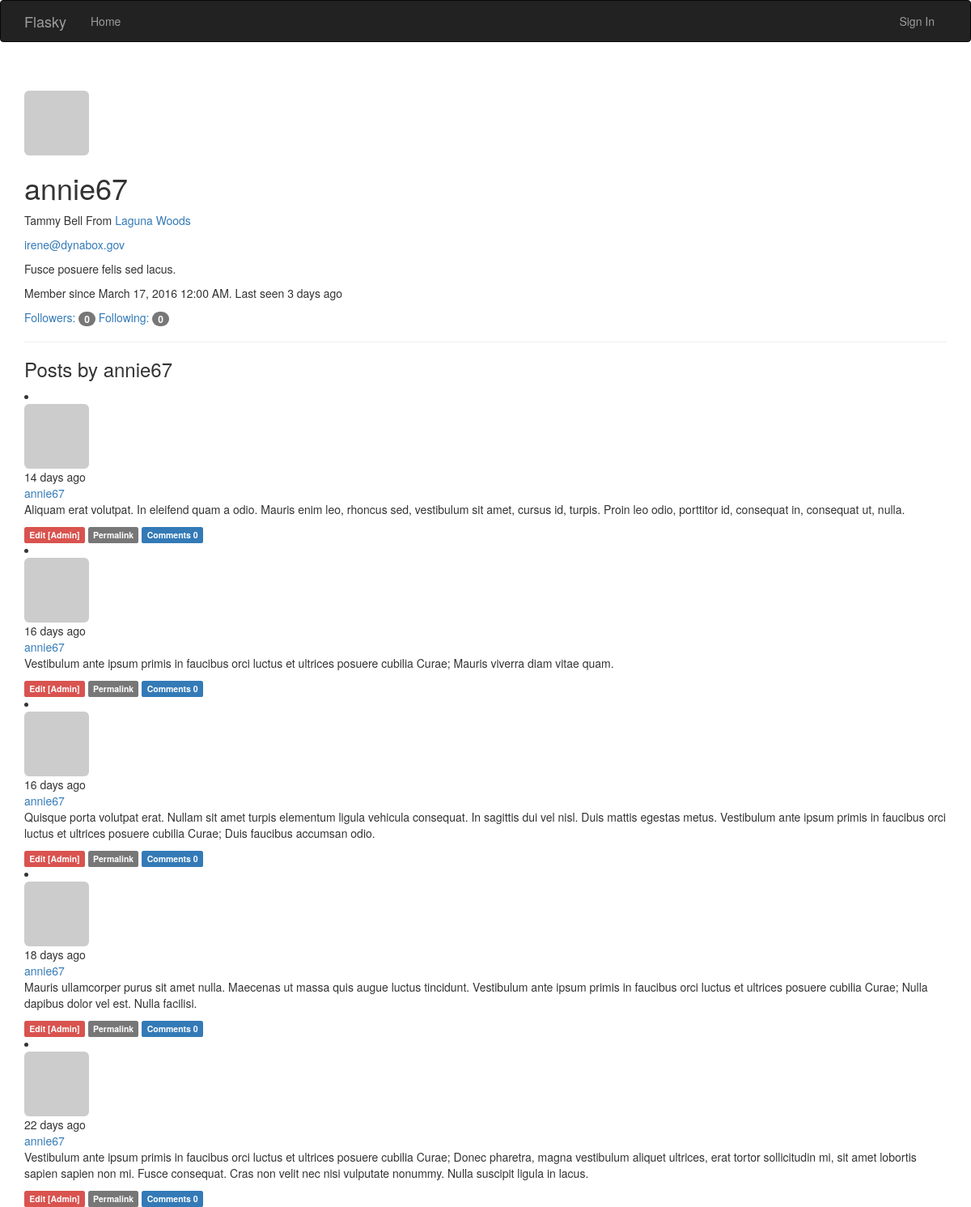
The page /user/annie67 on the database its author committed.
### app/models.py (models this page shows, shortened)
class User(UserMixin, db.Model):
    __tablename__ = 'users'
    id = db.Column(db.Integer, primary_key=True)
    username = db.Column(db.String(64), unique=True, index=True)
    role_id = db.Column(db.Integer, db.ForeignKey('roles.id'))
    password_hash = db.Column(db.String(128))
    email = db.Column(db.String(64), unique=True, index=True)
    confirmed = db.Column(db.Boolean, default=False)
    name = db.Column(db.String(64))
    location = db.Column(db.String(64))
    about_me = db.Column(db.Text())
    member_since = db.Column(db.DateTime(), default=datetime.utcnow)
    last_seen = db.Column(db.DateTime(), default=datetime.utcnow)
    avatar_hash = db.Column(db.String(32))
    posts = db.relationship('Post', backref='author', lazy='dynamic')
    followed = db.relationship('Follow', foreign_keys=[Follow.follower_id],
                               backref=db.backref('follower', lazy='joined'),
                               lazy='dynamic', cascade='all, delete-orphan')
    followers = db.relationship('Follow', foreign_keys=[Follow.followed_id],
                               backref=db.backref('followed', lazy='joined'),
                               lazy='dynamic', cascade='all, delete-orphan')
    comments = db.relationship('Comment', backref='author', lazy='dynamic')
    def gravatar(self, size=100, default='identicon', rating='g'):
        if request.is_secure:
            url = 'https://securer.gravatar.com/avatar'
        else:
            url = 'http://www.gravatar.com/avatar'
        hash = self.avatar_hash or hashlib.md5(
           self.email.encode('utf-8')).hexdigest()
        return '{url}/{hash}?s={size}&d={default}&r={rating}'.format(
            url=url, hash=hash, size=size, default=default, rating=rating
        )
    @property
    def password(self):
        raise AttributeError('password is not a readable attribute')

class Post(db.Model):
    __tablename__ = 'posts'
    id = db.Column(db.Integer, primary_key=True)
    body = db.Column(db.Text)
    timestamp = db.Column(db.DateTime, index=True, default=datetime.utcnow)
    author_id = db.Column(db.Integer, db.ForeignKey('users.id'))
    comments = db.relationship('Comment', backref='post', lazy='dynamic')
    body_html = db.Column(db.Text)

### app/main/views.py (the view)
@main.route('/user/<username>')
def user(username):
    user = User.query.filter_by(username=username).first()
    if user is None:
        abort(404)
    posts = user.posts.order_by(Post.timestamp.desc()).all()
    return render_template('user.html', user=user, posts=posts)

### app/auth/views.py (called while the page is built)
@auth.before_app_request
def before_request():
    if current_user.is_authenticated:
        current_user.ping()
    if current_user.is_authenticated\
            and not current_user.confirmed\
            and request.endpoint[:5] != 'auth.'\
            and request.endpoint != 'static':
        return redirect(url_for('auth.unconfirmed'))

### app/main/__init__.py (called while the page is built)
@main.app_context_processor
def inject_permissions():
    return dict(Permission=Permission)

### app/main/views.py (called while the page is built)
@main.after_app_request
def after_request(response):
    for query in get_debug_queries():
        if query.duration >= current_app.config['FLASKY_SLOW_DB_QUERY_TIME']:
            current_app.logger.warning(
                'Slow query: %s\nParameters:%s\nDuration: %f\nContext: %s\n' %
                (query.statement, query.parameters, query.duration, query.context))
    return response

### app/models.py (called while the page is built)
    def can(self, permissions):
        return False

### app/templates/user.html (shortened to what this page needs)
{% extends "base.html" %}
{% import "bootstrap/wtf.html" as wtf %}
{% import "_macros.html" as macros %}
{% block page_content %}
<div class="page-header">
	<img class="img-rounded profile-thumbnail" src="{{ user.gravatar(size=256) }}">
	<h1>{{ user.username }}</h1>
	{% if user.name or user.location %}
	<p>
		{% if user.name %}{{ user.name }}{% endif %}
		{% if user.location %}
			From<a href="http://maps.google.com/?q={{ user.location }}">
				{{ user.location }}
				</a>
		{% endif %}
	</p>
	{% endif %}
	{% if current_user.is_administrator %}
	<p><a href="mailto:{{ user.email }}">{{ user.email }}</a></p>
	{% endif %}
	{% if user.about_me %}<p>{{ user.about_me }}</p>{% endif %}
	<p>
		Member since {{ moment(user.member_since).format('LLL') }}.
		Last seen {{ moment(user.last_seen).fromNow() }}
	</p>
	<p>
		<a href="{{ url_for('.followers', username=user.username) }}">Followers: <span class="badge">{{ user.followers.count() - 1 }}</span></a>
		<a href="{{ url_for('.followed_by', username=user.username) }}">Following: <span class="badge">{{ user.followed.count() - 1 }}</span></a>
</div>
<h3>Posts by {{ user.username }}</h3>
{% include '_post.html' %}
{% endblock %}

### app/templates/base.html (shortened to what this page needs)
{% extends "bootstrap/base.html" %}
{% block navbar %}
<div class="navbar navbar-inverse" role="navigation">
	<div class="container">
		<div class="navbar-header">
			<a class="navbar-brand" href="/">Flasky</a>
		</div>
		<div class="navbar-collapse collapse">
			<ul class="nav navbar-nav">
				<li><a href="{{ url_for('main.index') }}">Home</a></li>
			</ul>
			<ul class="nav navbar-nav navbar-right">
					{% if current_user.is_authenticated %}
					<li class="dropdown">
						<a href="#" class="dropdown-toggle" data-toggle="dropdown">
							<img src="{{ current_user.gravatar(size=18) }}">
							Account<b class="caret"></b>
						</a>
						<ul class="dropdown-menu">
							<li><a href="{{ url_for('auth.logout') }}">Sign Out</a></li>
							<li><a href="{{ url_for('auth.change_password') }}">Change Password</a></li>
							<li><a href="{{ url_for('auth.change_email_request') }}">Change Email</a></li>
							<li><a href="{{ url_for('auth.password_reset_request') }}">Reset Password</a></li>
						</ul>
					</li>
					{% else %}
					<li><a href="{{ url_for('auth.login') }}">Sign In</a></li>
					{% endif %}
			</ul>
		</div>
	</div>
</div>
{% endblock %}
{% block content %}
<div class="container">
	{% block page_content %}{% endblock %}
</div>
{% endblock %}

### app/templates/_post.html (shortened to what this page needs)
<div class="posts">
	{% for post in posts %}
	<li class="post">
		<div class="post-thumbnail">
			<a href="{{ url_for('.user', username=post.author.username) }}">
				<img class="img-rounded profile-thumbnail" src="{{ post.author.gravatar(size=40) }}">
			</a>
		</div>
		<div class="post-content">
			<div class="post-date">{{ moment(post.timestamp).fromNow() }}</div>
			<div class="post-author"><a href="{{ url_for('.user', username=post.author.username) }}">{{ post.author.username }}</a></div>
			<div class="post-body">
				{% if post.body_html %}
					{{ post.body_html | safe }}
				{% else %}
					{{ post.body }}
				{% endif %}
			</div>
			<div class="post-footer">
				{% if current_user == post.author %}
				<a href="{{ url_for('.edit', id=post.id) }}">
					<span class="label label-primary">Edit</span>
				</a>
				{% elif current_user.is_administrator %}
				<a href="{{ url_for('.edit', id=post.id) }}">
					<span class="label label-danger">Edit [Admin]</span>
				</a>
				{% endif %}
				<a href="{{ url_for('.post', id=post.id) }}">
					<span class="label label-default">Permalink</span>
				</a>
				<a href="{{ url_for('.post', id=post.id) }}">
					<span class="label label-primary">Comments {{ post.comments.count() }}</span>
				</a>
			</div>
		</div>
	</li>
	{% endfor %}

### rows shown on the page
User: username "annie67", name "Tammy Bell", location "Laguna Woods", email "irene@dynabox.gov", about_me "Fusce posuere felis sed lacus.", member_since "March 17, 2016 12:00 AM", last_seen "3 days ago"
Post: timestamp "14 days ago", author.username "annie67", body_html "Aliquam erat volutpat. In eleifend quam a odio. Mauris enim leo, rhoncus sed, vestibulum sit amet, cursus id, turpis. Proin leo odio, porttitor id, consequat in, consequat ut, nulla.", comments.count "0"
Post: timestamp "16 days ago", author.username "annie67", body_html "Vestibulum ante ipsum primis in faucibus orci luctus et ultrices posuere cubilia Curae; Mauris viverra diam vitae quam.", comments.count "0"
Post: timestamp "16 days ago", author.username "annie67", body_html "Quisque porta volutpat erat. Nullam sit amet turpis elementum ligula vehicula consequat. In sagittis dui vel nisl. Duis mattis egestas metus. Vestibulum ante ipsum primis in faucibus orci luctus et ultrices posuere cubilia Curae; Duis faucibus accumsan odio.", comments.count "0"
Post: timestamp "18 days ago", author.username "annie67", body_html "Mauris ullamcorper purus sit amet nulla. Maecenas ut massa quis augue luctus tincidunt. Vestibulum ante ipsum primis in faucibus orci luctus et ultrices posuere cubilia Curae; Nulla dapibus dolor vel est. Nulla facilisi.", comments.count "0"
Post: timestamp "22 days ago", author.username "annie67", body_html "Vestibulum ante ipsum primis in faucibus orci luctus et ultrices posuere cubilia Curae; Donec pharetra, magna vestibulum aliquet ultrices, erat tortor sollicitudin mi, sit amet lobortis sapien sapien non mi. Fusce consequat. Cras non velit nec nisi vulputate nonummy. Nulla suscipit ligula in lacus.", comments.count "0"

### other values the page prints
{{ user.followers.count() - 1 }} "0"
{{ user.followed.count() - 1 }} "0"
